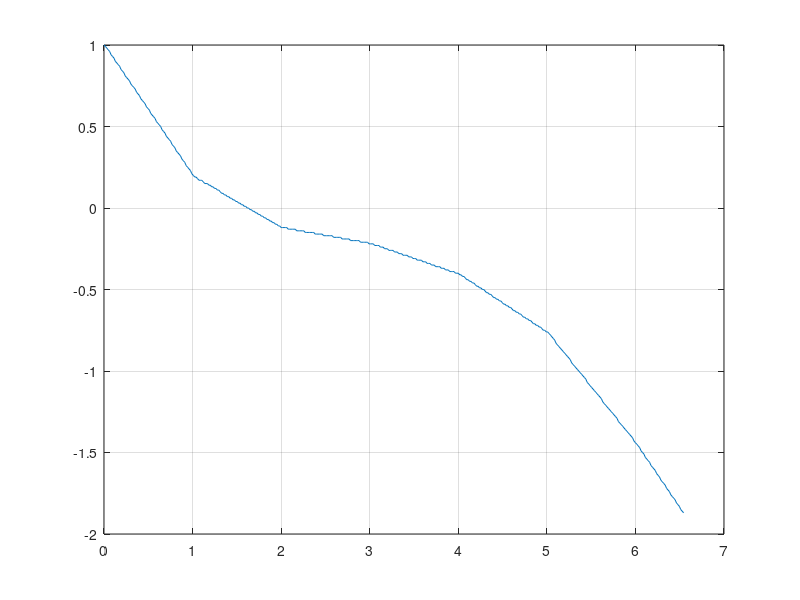

Recreate this plot in MATLAB.
p = dlmread('4.csv', ';', 1, 0);

nz = find(p(:,2));

p = p(nz-1:end,:);

t0 = p(1,1);
p(:,1) = (p(:,1) - t0) * 10^(-6);

theta_R = 0;

dg = cos(theta_R) * (1-p(:,2)) + sin(theta_R) * (0-p(:,3));

plot(p(:, 1), dg);
grid;